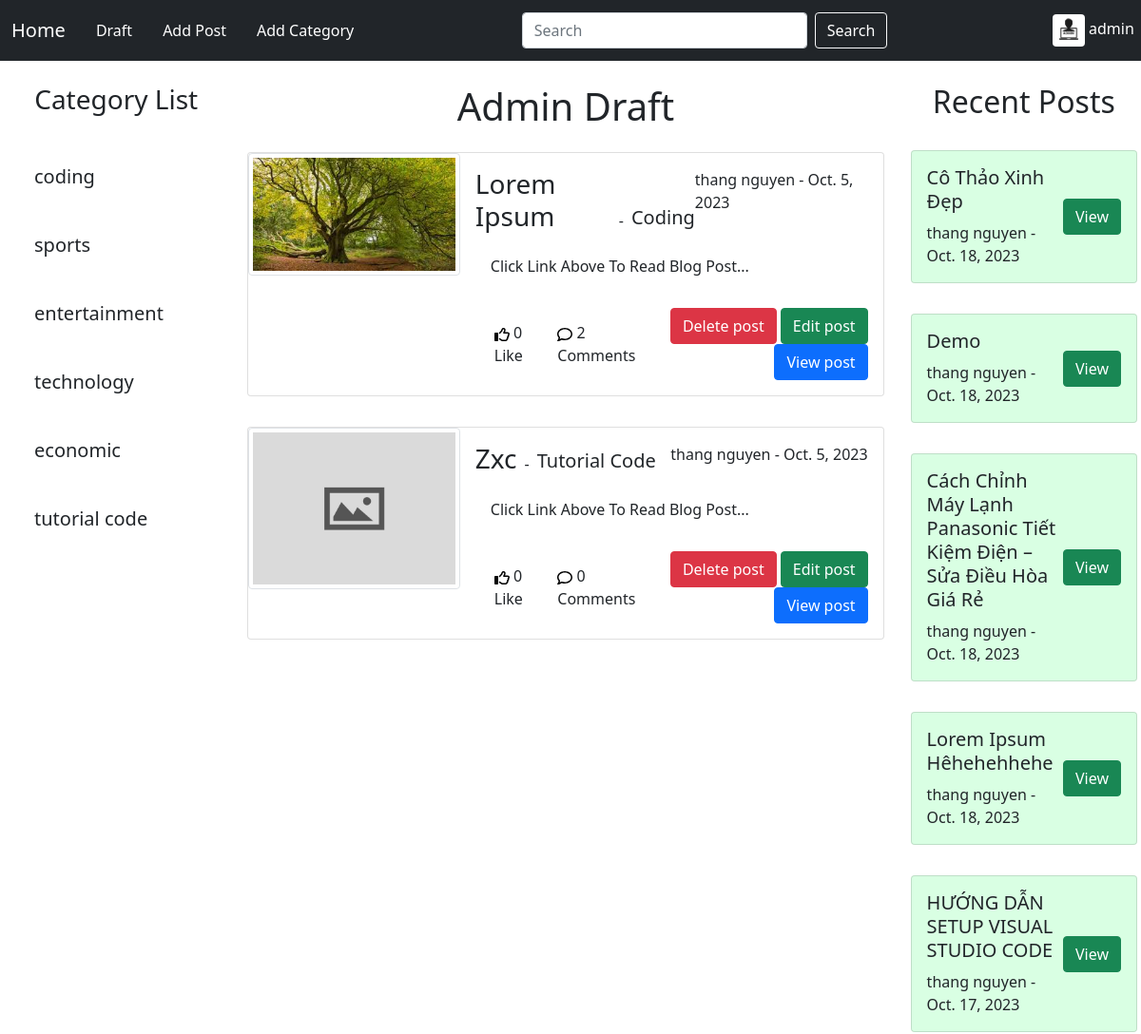
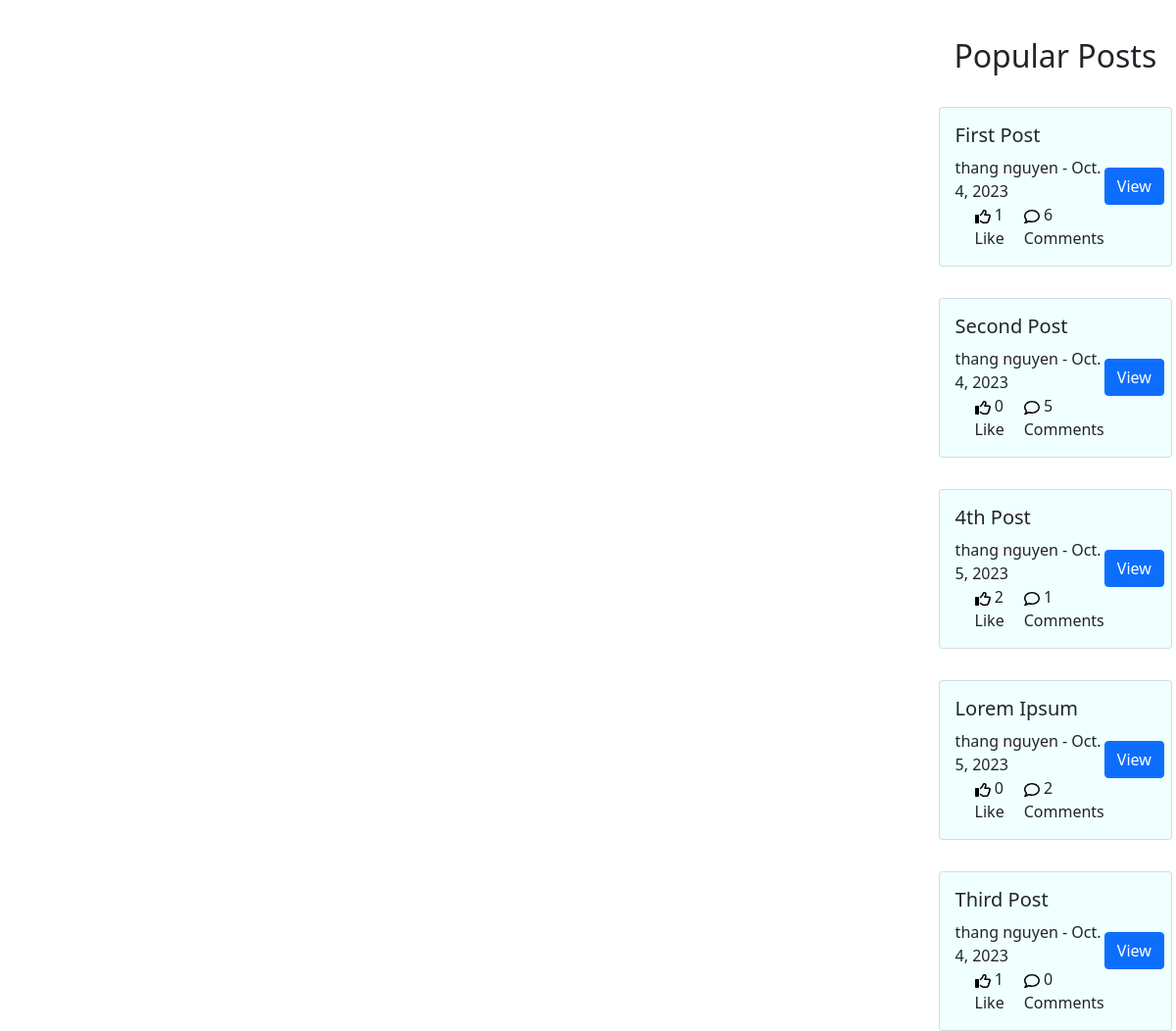
/adminview (signed in), run on the app's committed database (2 pictures, top to bottom).
### blog/models.py (models this page shows, shortened)
class Profile(models.Model):
    user = models.OneToOneField(User,null=True,on_delete=models.CASCADE)
    bio = models.TextField()
    profile_pic = models.ImageField(null=True,blank=True,upload_to="images/profile/")
    website_url = models.CharField(max_length=264,null=True,blank=True)
    github_url = models.CharField(max_length=264,null=True,blank=True)

class Category(models.Model):
    name = models.CharField(max_length=264)
    def __str__(self) :
        return self.name

class Post(models.Model):
    title = models.CharField(max_length=264)
    header_image = models.ImageField(null=True,blank=True,upload_to="images/")
    author = models.ForeignKey(User,on_delete=models.CASCADE)
    body = RichTextField(blank=True,null=True)
    post_date = models.DateField(auto_now_add=True)
    category = models.CharField(max_length=264,default='coding')
    snippet = models.CharField(max_length=264)
    likes = models.ManyToManyField(User,related_name='blog_posts')
    is_published = models.BooleanField(default=False)
    def total_likes(self):
        return self.likes.count()
    def total_comment(self):
        return self.comments.count()
    @classmethod
    def get_posts_with_most_comments_and_likes(cls, limit=5):
        return cls.objects.annotate(num_comments=models.Count('comments'),
                                    num_likes=models.Count('likes')).order_by(-(models.F('num_comments') + models.F('num_likes')))[:limit]

### blog/views.py (the view)
# urls.py: path('adminview',AdminView.as_view(), name = 'admin'),
class AdminView(ListView):
    model = Post
    template_name = 'admin.html'  # Thay 'drafts.html' bằng template bạn muốn sử dụng cho trang drafts
    def get_queryset(self):
        return Post.objects.filter(is_published=False)
    def get_context_data(self, *args,**kwargs):
        cat_menu = Category.objects.all()
        latest_posts = Post.objects.filter(is_published=True).order_by('-post_date')[:5]
        context = super(AdminView,self).get_context_data(*args,**kwargs)
        context["cat_menu"] = cat_menu
        context["latest_posts"] = latest_posts
        context["popular_posts"] = Post.get_posts_with_most_comments_and_likes()
        return context

### templates/admin.html (shortened to what this page needs)
{% extends 'base.html' %} {% block content %}
<h1 class="text-center m-0 py-4">Admin Draft</h1>
<ul style="padding: 0; margin: 0px 20px;">
  <li style="list-style: none; padding: 0; margin: 0;">
    {% for post in object_list %}
    <div class="card">
      <div class="row g-0">
        <div class="col-md-4">
          {% if post.header_image %}
          <div class="image-header">
            <img class="img-fluid rounded-start img-thumbnail" src="{{ post.header_image.url }}">
          </div>
          {% else %}
          <div class="image-header">
            <img class="img-fluid rounded-start img-thumbnail" src="media\images\default-thumbnail.jpg">
          </div>
          {% endif %}
        </div>
        <div class="col-md-8">
          <div class="card-body">
            <div class="post-info d-flex justify-content-between">
              <div class="card-title d-flex align-items-end text-capitalize">
                <a href="{% url 'article_details' post.pk %}" class="post-title text-dark text-decoration-none h3 m-auto">{{ post.title }}</a>
                <span class="px-2">-</span>
                <a href="{% url 'category' post.category|slugify %}" class="post-category text-dark text-decoration-none fs-5">{{ post.category }}</a>
              </div>
              <div class="author-info">
                {{ post.author.first_name }} {{ post.author.last_name }} - {{ post.post_date }}
              </div>
            </div>
            <p class="card-text p-3">{{ post.snippet }}</p>
            <div class="action d-flex justify-content-between align-items-center">
              <div class="react d-flex">
                <div class="like">
                  <span class="count">{{ post.total_likes }}</span>
                  <span class="title">Like</span>
                </div>
                <div class="comment">
                  <span class="count">{{ post.total_comment }}</span>
                  <span class="title">Comments</span>
                </div>
              </div>
              <div class="user-action" style="text-align: end;">
                {% if user.is_superuser  %}
                <a href="{% url 'delete_post' post.pk %}" class="btn btn-danger">Delete post</a>
                <a href="{% url 'admin_update_post' post.pk %}" class="btn btn-success">Edit post</a>
                {% endif %}
                <a href="{% url 'article_details' post.pk %}" class="btn btn-primary">View post</a>
              </div>
            </div>
          </div>
        </div>
      </div>
    </div>
    {% endfor %}
  </li>
</ul>
{% endblock %}

### templates/base.html (shortened to what this page needs)
{% extends 'navbar.html' %}
    {% block left-nav %}
    <h3 class="text-center py-4">Category List</h3>
    {% for item in cat_menu %}
    <h5>
      <a class="dropdown-item" href="{%  url 'category' item|slugify %}">
        <div class="card-body">
          {{ item }}
        </div>
      </a>
    </h5>
    {% endfor %}
    {% endblock %}
    {% block right-nav %}
    <h2 class="text-center py-4">Recent Posts</h2>
    {% for post in latest_posts %}
    <div class="card" style="background-color: rgb(217, 267, 227);" >
      <div class="card-body">
        <div class="d-flex justify-content-between">
          <div class="post-info">
            <div class="card-title text-capitalize">
              <a href="{% url 'article_details' post.pk %}" class="post-title text-dark text-decoration-none h5 m-auto">{{ post.title }}</a>
            </div>
            <div class="author-info">
                {{ post.author.first_name }} {{ post.author.last_name }} - {{ post.post_date }}
            </div>
          </div>
          <div class="user-action d-flex justify-content-center align-items-center">
            <a href="{% url 'article_details' post.pk %}" class="btn btn-success">View</a>
          </div>
        </div>
      </div>
    </div>
    {% endfor %}
    <h2 class="text-center py-4 mt-3">Popular Posts</h2>
    {% for post in popular_posts %}
    <div class="card"  style="background-color: azure;" >
      <div class="card-body">
        <div class="d-flex justify-content-between">
          <div class="post-info">
            <div class="card-title text-capitalize">
              <a href="{% url 'article_details' post.pk %}" class="post-title text-dark text-decoration-none h5 m-auto">{{ post.title }}</a>
            </div>
            <div class="author-info">
                {{ post.author.first_name }} {{ post.author.last_name }} - {{ post.post_date }}
            </div>
          <div class="react d-flex">
            <div class="like">
              <span class="count">{{ post.total_likes }}</span>
              <span class="title">Like</span>
            </div>
            <div class="comment">
              <span class="count">{{ post.total_comment }}</span>
              <span class="title">Comments</span>
            </div>
          </div>
          </div>
          <div class="user-action d-flex justify-content-center align-items-center">
            <a href="{% url 'article_details' post.pk %}" class="btn btn-primary">View</a>
          </div>
        </div>
      </div>
    </div>
    {% endfor %}
    {% endblock %}

### templates/navbar.html (shortened to what this page needs)
<!DOCTYPE html>
<html lang="en">
  <head>
    <link
      href="https://cdn.jsdelivr.net/npm/bootstrap@5.0.2/dist/css/bootstrap.min.css"
      rel="stylesheet"
    />
  </head>
  <body>
    <nav class="navbar navbar-expand-lg navbar-dark bg-dark">
      <div class="container-fluid">
        <div class="justify-content-between" id="navbarNavAltMarkup">
          <div class="navbar-nav">
            <a class="navbar-brand" href="{% url 'index' %}">Home</a>
            {% if user.is_authenticated %}
            {% if user.is_superuser %}
            <a
              class="nav-link active"
              aria-current="page"
              href="{% url 'admin' %}"
            >
              Draft
            </a>
            {% endif %}
            {% endif %}
            {% if user.is_authenticated and user.is_superuser %}
            <a class="nav-link" href="{% url 'add_post' %}">Add Post</a>
            <a class="nav-link" href="{% url 'add_category' %}">Add Category</a>
            {% endif %}
          </div>
        </div>
        <form class="nav-search d-flex justify-content-center mx-5" action="{% url 'search_posts' %}" method="get">
          <input class="form-control me-2" name="search" type="search" placeholder="Search" aria-label="Search">
          <button class="btn btn-outline-success text-white border-light" type="submit">Search</button>
        </form>
        <div class="user-info">
          {% if user.is_authenticated %}
          <div class="dropdown text-end">
            <button class="btn btn-user-info dropdown-toggle" style="width: min-content;" type="button" data-bs-toggle="dropdown" aria-expanded="false">
              {% if user.profile.profile_pic %}
              <img src="{{ user.profile.profile_pic.url }}" class="rounded m-auto" style="width: 50%;" alt="">
              {% else %}
              <img src="../media/images/download.png" class="rounded m-auto" style="width: 50%;" alt="">
              {% endif %}
              {{ user.username }}
            </button>
          </div>
          {% else %}
          <li class="nav">
            <a class="nav-link" href="{% url 'login' %}">Login</a>
            <a class="nav-link" href="{% url 'register' %}">Register</a>
          </li>
          {% endif %}
        </div>
      </div>
    </nav>
    <div class="d-flex justify-content-between mx-1">
        <div class="left-nav">
          {% block left-nav %} {% endblock %}
        </div>
      <div class="main-content">
        {% block content %} {% endblock %}
      </div>
        <div class="right-nav ms-2">
          {% block right-nav %} {% endblock %}
        </div>
    </div>
  </body>
</html>

### templates/navbar.html (style rules this page uses)
.nav-search input { min-width: 150px; }
.dropdown .btn, .nav-link { box-shadow: none; color: #ffffff !important; }
.navbar-nav .nav-link { padding: 0.5rem 1rem !important; }
.left-nav { width: 20%; }
.right-nav { width: 20%; }
.main-content { width: 60%; }
@media screen and (min-width: 768px) { .nav-search input { min-width: 300px; } }
.main-content .card + .card, .right-nav .card + .card { margin-top: 2rem; }
.like, .comment { margin-left: 20px; }

### data on the page
Category: name "coding"
Category: name "sports"
Category: name "entertainment"
Category: name "technology"
Category: name "economic"
Category: name "tutorial code"
Post: header_image (picture), title "Lorem Ipsum", category "Coding", author.first_name "thang", author.last_name "nguyen", post_date "Oct. 5, 2023", snippet "Click Link Above To Read Blog Post...", total_likes "0", total_comment "2"
Post: title "Zxc", category "Tutorial Code", author.first_name "thang", author.last_name "nguyen", post_date "Oct. 5, 2023", snippet "Click Link Above To Read Blog Post...", total_likes "0", total_comment "0"
Post: title "Cô Thảo Xinh Đẹp", author.first_name "thang", author.last_name "nguyen", post_date "Oct. 18, 2023"
Post: title "Demo", author.first_name "thang", author.last_name "nguyen", post_date "Oct. 18, 2023"
Post: title "Cách Chỉnh Máy Lạnh Panasonic Tiết Kiệm Điện – Sửa Điều Hòa Giá Rẻ", author.first_name "thang", author.last_name "nguyen", post_date "Oct. 18, 2023"
Post: title "Lorem Ipsum Hêhehehhehe", author.first_name "thang", author.last_name "nguyen", post_date "Oct. 18, 2023"
Post: title "HƯỚNG DẪN SETUP VISUAL STUDIO CODE", author.first_name "thang", author.last_name "nguyen", post_date "Oct. 17, 2023"
Post: title "First Post", author.first_name "thang", author.last_name "nguyen", post_date "Oct. 4, 2023", total_likes "1", total_comment "6"
Post: title "Second Post", author.first_name "thang", author.last_name "nguyen", post_date "Oct. 4, 2023", total_likes "0", total_comment "5"
Post: title "4th Post", author.first_name "thang", author.last_name "nguyen", post_date "Oct. 5, 2023", total_likes "2", total_comment "1"
Post: title "Third Post", author.first_name "thang", author.last_name "nguyen", post_date "Oct. 4, 2023", total_likes "1", total_comment "0"

### other printed values
{{ user.username }} "admin"
